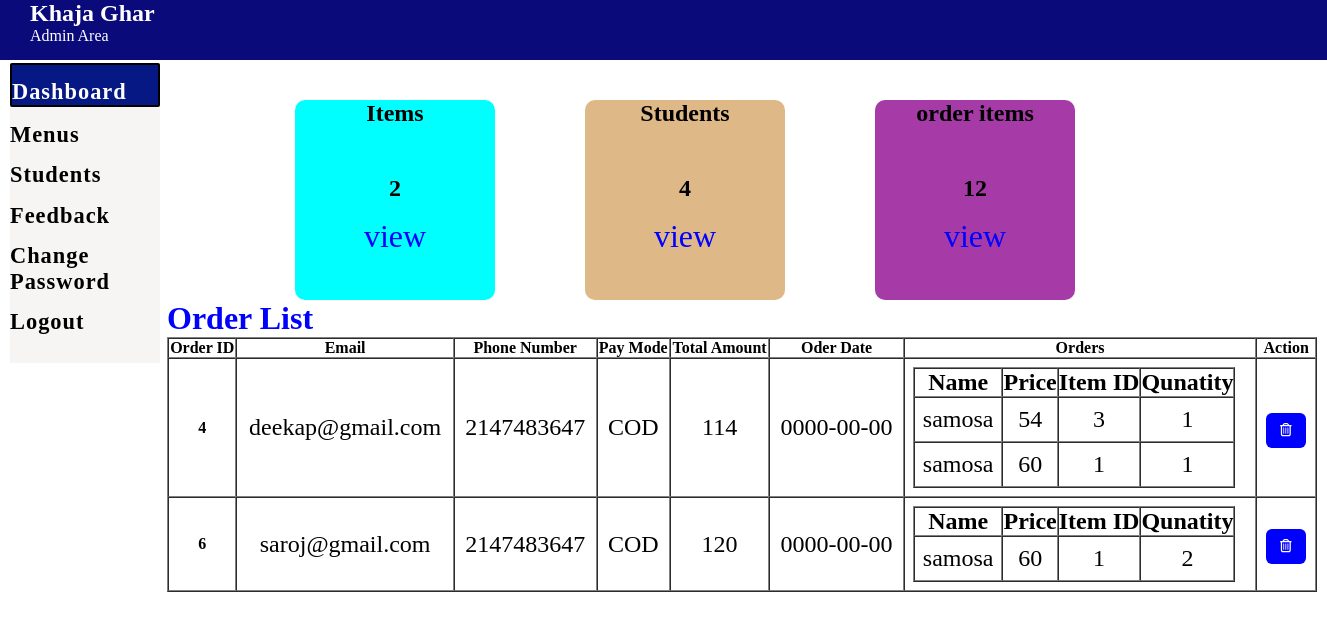
The app's page /admin_Dash/dashboard.php (signed in) with its own data.
### tables this page shows
CREATE TABLE `order_manager` (
  `order_id` int(11) NOT NULL,
  `stu_email` varchar(100) DEFAULT NULL,
  `pnumber` int(100) DEFAULT NULL,
  `pay_mode` varchar(100) DEFAULT NULL,
  `amount` int(100) DEFAULT NULL,
  `order_date` date NOT NULL DEFAULT curdate()
);

CREATE TABLE `student_orders` (
  `order_id` int(11) DEFAULT NULL,
  `item_name` varchar(100) DEFAULT NULL,
  `item_price` int(100) DEFAULT NULL,
  `Qunatity` int(100) DEFAULT NULL,
  `item_id` int(11) DEFAULT NULL
);

### admin_Dash/dashboard.php (the view, shortened to what this page needs)
<?php  include("nav_bar.php")?>
<?php
 include('../php/partials/dbconnect.php');
$sql = "SELECT * FROM item";
$result = $conn->query($sql);
$totalitem = $result->num_rows;
 $sql = "SELECT * FROM student";
 $result = $conn->query($sql);
 $totalstu = $result->num_rows;
 $sql = "SELECT * FROM student_orders";
 $result = $conn->query($sql);
 $totalsold = $result->num_rows;
?>
<div class="box">
  <div class="sub-box1">
       <h2>Items</h1>
       <h2 style="margin-top: 3rem;">  <?php echo $totalitem; ?></h2>
       <a style="color: blue; text-decoration: none; margin-top: 1rem; display: inline-block; font-size: 2rem;" href="menus.php">view</a>
  </div>
  <div class="sub-box2">
       <h2>Students</h2>
       <h2 style="margin-top: 3rem;"> <?php echo $totalstu; ?></h2>
       <a style="color: blue; text-decoration: none; margin-top: 1rem; display: inline-block; font-size: 2rem;" href="students.php">view</a>
  </div>
  <div class="sub-box3">
       <h2>order items</h2>
       <h2 style="margin-top: 3rem;">  <?php echo $totalsold; ?></h2>
       <a style="color: blue; text-decoration: none; margin-top: 1rem; display: inline-block; font-size: 2rem;" href="#">view</a>
  </div>
</div>
<section style="position:absolute; left: 167px;top: 300px;">
  <div>
    <h1 style="color: blue; font-size: 2rem;">Order List</h1>
    <?php
     include('../php/partials/dbconnect.php');
      $sql = "SELECT * FROM order_manager";
      $result = $conn->query($sql);
      if($result->num_rows > 0){
       echo '<table  width="1150px" border="1" cellspacing="0">
       <thead>
        <tr>
         <th>Order ID</th>
         <th>Email</th>
         <th>Phone Number</th>
         <th>Pay Mode</th>
         <th>Total Amount</th>
         <th>Oder Date</th>
         <th>Orders</th>
         <th>Action</th>
        </tr>
       </thead>
       <tbody>';
        while($row = $result->fetch_assoc()){
          echo '<tr>';
          echo '<th scope="row">'.$row["order_id"].'</th>';
          echo '<td>'. $row["stu_email"].'</td>';
          echo '<td>'.$row["pnumber"].'</td>';
          echo '<td>'.$row["pay_mode"].'</td>';
          echo '<td>'.$row["amount"].'</td>';
          echo '<td>'.$row["order_date"].'</td>';
          echo '<td>';
           echo '<table border="1" cellspacing="0">
                   <tr>
                     <th>Name</th>
                     <th>Price</th>
                     <th>Item ID</th>
                     <th>Qunatity</th>
                   </tr>';
                   $sql1 = "SELECT * FROM student_orders WHERE order_id='".$row['order_id']."'";
                   $result1 = $conn->query($sql1);
                   while($row1 = $result1->fetch_assoc()){
                    echo'   <tr>
                    <td>'.$row1["item_name"].'</td>
                    <td>'.$row1["item_price"].'</td>
                    <td>'.$row1["item_id"].'</td>
                    <td>'.$row1["Qunatity"].'</td>
                     </tr>';
                   }
        echo '</table>
              </td>';
            echo' <td>
              <form action="" method="POST" style="display: inline;" ><input type="hidden" name="id" value='. $row["order_id"] .'><button type="submit" class="btn btn-secondary" name="delete" value="Delete"><i class="far fa-trash-alt"></i></button></form></td>
              </td>';
        echo'</tr>';
        }
        echo '</tbody>
        </table>';
      } else {
        echo "0 Result";
      }
     ?>
  </div>
  <?php  include("footer.php")?>

### admin_Dash/nav_bar.php (shortened to what this page needs)
<!DOCTYPE html>
<html lang="en">
<head>
    <link rel="stylesheet" href="../css/admin.css">
    <link rel="stylesheet" href="../css/style.css">
    <link rel="stylesheet" href="../css/admin_util.css">
</head>
<body>
    <nav>
    <div class="header ">
        <h1 style="margin-left: 30px;">Khaja Ghar</h1><span style="margin-left: 30px;">Admin Area</span>
    </div>
    <div>
        <ul class="nav_list">
            <li class="active"><a href="dashboard.php">Dashboard</a></li>
            <li><a href="menus.php">Menus</a></li>
            <li><a href="students.php">Students</a></li>
            <li><a href="feedback.php">Feedback</a></li>
            <li><a href="changePassword.php">Change Password</a></li>
            <li><a href="../view/logout.php">Logout</a></li>
        </ul>
    </div>
</nav>

### admin_Dash/footer.php (shortened to what this page needs)
</body>
</html>

### css/admin.css (style rules this page uses)
* { margin: 0px; padding: 0px; }
ul.nav_list { position: relative; left: 10px; margin-right: 45px; margin-top: 3px; width: 150px; height: 300px; background: rgb(247, 244, 244); }
ul.nav_list li.active { border: 2px solid black; color: white; background-color: rgb(5, 24, 131); border-radius: 2px; }
ul.nav_list li a { color: var(--dark); text-decoration: none; letter-spacing: 1px; transition: all 0.3s ease-in-out; font-weight: bold; font-size: 1.4rem; }
ul.nav_list li { padding-top: .9rem; list-style: none; font-weight: bold; }
.header { background-color: rgb(10, 10, 122); color: white; height: 60px; }

### css/admin_util.css (style rules this page uses)
.btn { margin-top: 5px; outline: none; color: white; border-radius: 6px; background-color: blue; padding: 10px 14px; border: none; cursor: pointer; letter-spacing: 1px; }
table.mytable th,td { padding:8px; margin: 4px; font-size: 1.5rem; }
table.mytable th,td { text-align: center; }

### admin_Dash/dashboard.php (style rules this page uses)
.box { display: flex; justify-content: space-between; position:absolute; left: 250px; top: 100px; }
.sub-box1 { height: 200px; width: 200px; background-color: aqua; margin: 0px 45px; text-align: center; border-radius: 10px; }
.sub-box2 { height: 200px; width: 200px; background-color: burlywood; margin: 0px 45px; text-align: center; border-radius: 10px; }
.sub-box3 { height: 200px; width: 200px; background-color: rgb(166, 58, 166); margin: 0px 45px; text-align: center; border-radius: 10px; }

### records on screen
order_manager: order_id "4", stu_email "deekap@gmail.com", pnumber "2147483647", pay_mode "COD", amount "114", order_date "0000-00-00"
student_orders: item_name "samosa", item_price "54", item "3", Qunatity "1"
student_orders: item_name "samosa", item_price "60", item "1", Qunatity "1"
order_manager: order_id "6", stu_email "saroj@gmail.com", pnumber "2147483647", pay_mode "COD", amount "120", order_date "0000-00-00"
student_orders: item_name "samosa", item_price "60", item "1", Qunatity "2"

### other values on screen
$totalitem "2"
$totalstu "4"
$totalsold "12"
